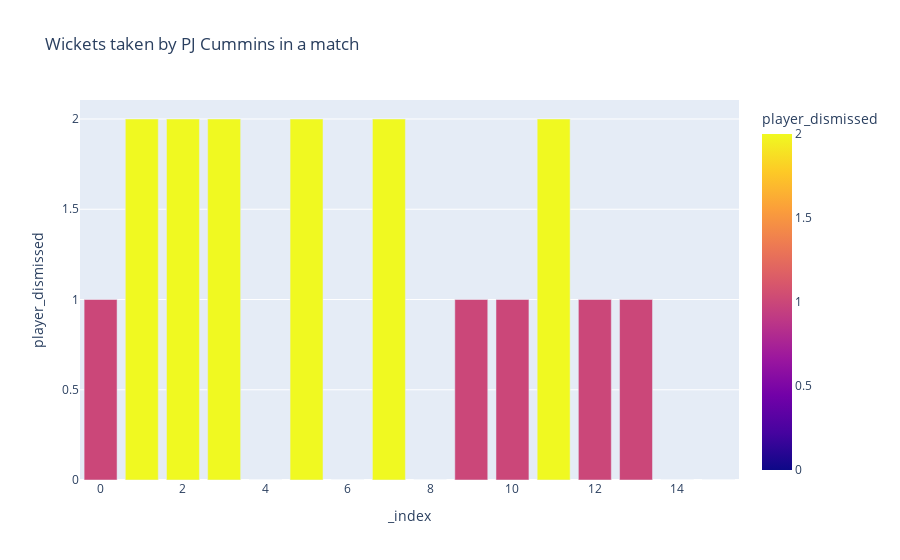
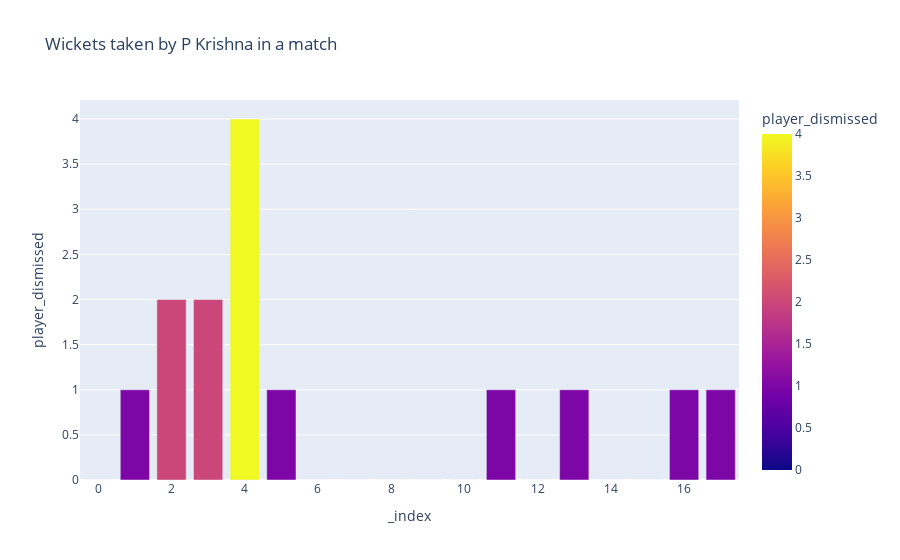
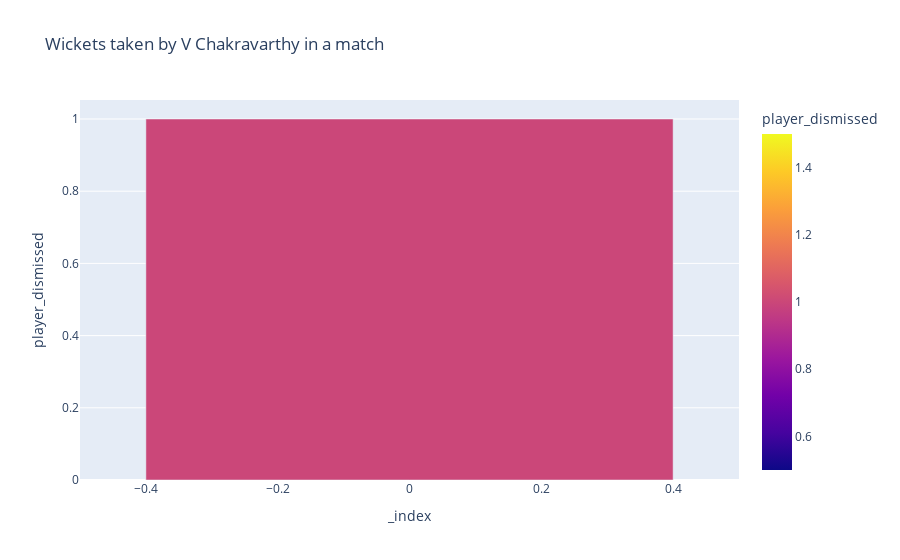
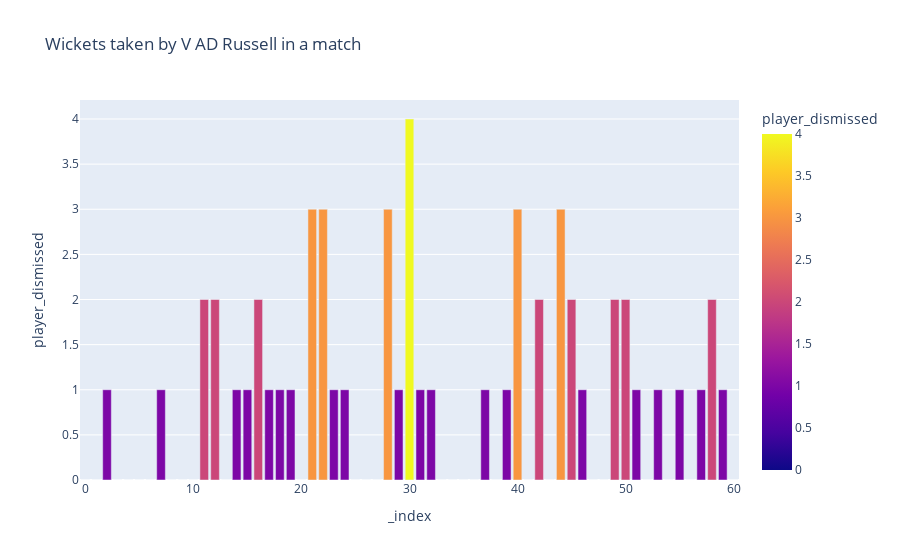

The code cell stored with these charts, in order, in its notebook:
### Markdown cell above
### wickets taking capability of KKR bowlers

### Code cell
wickets_all = IPL_KM.groupby(['match_id','bowler'])['player_dismissed'].sum().reset_index()
MI_wickets = wickets_all[wickets_all.bowler.isin(KKR_bowlers)]
#for match,bowler, w in zip(MI_wickets.match_id.values,MI_wickets.bowler.values, MI_wickets.player_dismissed.values):
#    print("Wickets taken by ", bowler, " in match id: ", w) 

# Wickets taken by KKR bowlers in each match
MI_wickets_pc = MI_wickets[MI_wickets.bowler=='PJ Cummins'].reset_index()
MI_wickets_pk = MI_wickets[MI_wickets.bowler=='P Krishna'].reset_index()
MI_wickets_vc = MI_wickets[MI_wickets.bowler=='V Chakravarthy'].reset_index()
MI_wickets_ar = MI_wickets[MI_wickets.bowler=='AD Russell'].reset_index()

fig1 = px.bar(MI_wickets_pc, y='player_dismissed',
             hover_data=['player_dismissed'], color=MI_wickets_pc.player_dismissed,title='Wickets taken by PJ Cummins in a match')
fig1.show()

fig2 = px.bar(MI_wickets_pk, y='player_dismissed',
             hover_data=['player_dismissed'], color=MI_wickets_pk.player_dismissed,title='Wickets taken by P Krishna in a match')
fig2.show()

fig3 = px.bar(MI_wickets_vc, y='player_dismissed',
             hover_data=['player_dismissed'], color=MI_wickets_vc.player_dismissed,title='Wickets taken by V Chakravarthy in a match')
fig3.show()

fig4 = px.bar(MI_wickets_ar, y='player_dismissed',
             hover_data=['player_dismissed'], color=MI_wickets_ar.player_dismissed,title='Wickets taken by V AD Russell in a match')
fig4.show()

print("Statistics of wickets taken by PJ Cummins in a match :", MI_wickets_pc.player_dismissed.describe())
print("\nStatistics of wickets taken by P Krishna in a match :", MI_wickets_pk.player_dismissed.describe())
print("\nStatistics of wickets taken by V Chakravarthy in a match :", MI_wickets_vc.player_dismissed.describe())
print("\nStatistics of wickets taken by AD Russell in a match :", MI_wickets_ar.player_dismissed.describe())

### Figure 1 — Plotly figure (JSON) as saved in the notebook; plotly's stock layout.template omitted (floating-point values rounded to 4 significant figures)
{"data": [{"alignmentgroup": "True", "customdata": [[1], [2], [2], [2], [0], [2], [0], [2], [0], [1], [1], [2], [1], [1], [0], [0]], "hovertemplate": "_index=%{x}<br>player_dismissed=%{marker.color}<extra></extra>", "legendgroup": "", "marker": {"color": [1, 2, 2, 2, 0, 2, 0, 2, 0, 1, 1, 2, 1, 1, 0, 0], "coloraxis": "coloraxis"}, "name": "", "offsetgroup": "", "orientation": "v", "showlegend": false, "textposition": "auto", "type": "bar", "x": [0, 1, 2, 3, 4, 5, 6, 7, 8, 9, 10, 11, 12, 13, 14, 15], "xaxis": "x", "y": [1, 2, 2, 2, 0, 2, 0, 2, 0, 1, 1, 2, 1, 1, 0, 0], "yaxis": "y"}], "layout": {"barmode": "relative", "coloraxis": {"colorbar": {"title": {"text": "player_dismissed"}}, "colorscale": [[0, "#0d0887"], [0.1111, "#46039f"], [0.2222, "#7201a8"], [0.3333, "#9c179e"], [0.4444, "#bd3786"], [0.5556, "#d8576b"], [0.6667, "#ed7953"], [0.7778, "#fb9f3a"], [0.8889, "#fdca26"], [1, "#f0f921"]]}, "legend": {"tracegroupgap": 0}, "title": {"text": "Wickets taken by PJ Cummins in a match"}, "xaxis": {"anchor": "y", "domain": [0, 1], "title": {"text": "_index"}}, "yaxis": {"anchor": "x", "domain": [0, 1], "title": {"text": "player_dismissed"}}}}

### Figure 2 — Plotly figure (JSON) as saved in the notebook; plotly's stock layout.template omitted (floating-point values rounded to 4 significant figures)
{"data": [{"alignmentgroup": "True", "customdata": [[0], [1], [2], [2], [4], [1], [0], [0], [0], [0], [0], [1], [0], [1], [0], [0], [1], [1]], "hovertemplate": "_index=%{x}<br>player_dismissed=%{marker.color}<extra></extra>", "legendgroup": "", "marker": {"color": [0, 1, 2, 2, 4, 1, 0, 0, 0, 0, 0, 1, 0, 1, 0, 0, 1, 1], "coloraxis": "coloraxis"}, "name": "", "offsetgroup": "", "orientation": "v", "showlegend": false, "textposition": "auto", "type": "bar", "x": [0, 1, 2, 3, 4, 5, 6, 7, 8, 9, 10, 11, 12, 13, 14, 15, 16, 17], "xaxis": "x", "y": [0, 1, 2, 2, 4, 1, 0, 0, 0, 0, 0, 1, 0, 1, 0, 0, 1, 1], "yaxis": "y"}], "layout": {"barmode": "relative", "coloraxis": {"colorbar": {"title": {"text": "player_dismissed"}}, "colorscale": [[0, "#0d0887"], [0.1111, "#46039f"], [0.2222, "#7201a8"], [0.3333, "#9c179e"], [0.4444, "#bd3786"], [0.5556, "#d8576b"], [0.6667, "#ed7953"], [0.7778, "#fb9f3a"], [0.8889, "#fdca26"], [1, "#f0f921"]]}, "legend": {"tracegroupgap": 0}, "title": {"text": "Wickets taken by P Krishna in a match"}, "xaxis": {"anchor": "y", "domain": [0, 1], "title": {"text": "_index"}}, "yaxis": {"anchor": "x", "domain": [0, 1], "title": {"text": "player_dismissed"}}}}

### Figure 3 — Plotly figure (JSON) as saved in the notebook; plotly's stock layout.template omitted (floating-point values rounded to 4 significant figures)
{"data": [{"alignmentgroup": "True", "customdata": [[1]], "hovertemplate": "_index=%{x}<br>player_dismissed=%{marker.color}<extra></extra>", "legendgroup": "", "marker": {"color": [1], "coloraxis": "coloraxis"}, "name": "", "offsetgroup": "", "orientation": "v", "showlegend": false, "textposition": "auto", "type": "bar", "x": [0], "xaxis": "x", "y": [1], "yaxis": "y"}], "layout": {"barmode": "relative", "coloraxis": {"colorbar": {"title": {"text": "player_dismissed"}}, "colorscale": [[0, "#0d0887"], [0.1111, "#46039f"], [0.2222, "#7201a8"], [0.3333, "#9c179e"], [0.4444, "#bd3786"], [0.5556, "#d8576b"], [0.6667, "#ed7953"], [0.7778, "#fb9f3a"], [0.8889, "#fdca26"], [1, "#f0f921"]]}, "legend": {"tracegroupgap": 0}, "title": {"text": "Wickets taken by V Chakravarthy in a match"}, "xaxis": {"anchor": "y", "domain": [0, 1], "title": {"text": "_index"}}, "yaxis": {"anchor": "x", "domain": [0, 1], "title": {"text": "player_dismissed"}}}}

### Figure 4 — Plotly figure (JSON) as saved in the notebook; plotly's stock layout.template omitted (floating-point values rounded to 4 significant figures)
{"data": [{"alignmentgroup": "True", "customdata": [[0], [0], [1], [0], [0], [0], [0], [1], [0], [0], [0], [2], [2], [0], [1], [1], [2], [1], [1], [1], [0], [3], [3], [1], [1], [0], [0], [0], [3], [1], [4], [1], [1], [0], [0], [0], [0], [1], [0], [1], [3], [0], [2], [0], [3], [2], [1], [0], [0], [2], [2], [1], [0], [1], [0], [1], [0], [1], [2], [1], [0]], "hovertemplate": "_index=%{x}<br>player_dismissed=%{marker.color}<extra></extra>", "legendgroup": "", "marker": {"color": [0, 0, 1, 0, 0, 0, 0, 1, 0, 0, 0, 2, 2, 0, 1, 1, 2, 1, 1, 1, 0, 3, 3, 1, 1, 0, 0, 0, 3, 1, 4, 1, 1, 0, 0, 0, 0, 1, 0, 1, 3, 0, 2, 0, 3, 2, 1, 0, 0, 2, 2, 1, 0, 1, 0, 1, 0, 1, 2, 1, 0], "coloraxis": "coloraxis"}, "name": "", "offsetgroup": "", "orientation": "v", "showlegend": false, "textposition": "auto", "type": "bar", "x": [0, 1, 2, 3, 4, 5, 6, 7, 8, 9, 10, 11, 12, 13, 14, 15, 16, 17, 18, 19, 20, 21, 22, 23, 24, 25, 26, 27, 28, 29, 30, 31, 32, 33, 34, 35, 36, 37, 38, 39, 40, 41, 42, 43, 44, 45, 46, 47, 48, 49, 50, 51, 52, 53, 54, 55, 56, 57, 58, 59, 60], "xaxis": "x", "y": [0, 0, 1, 0, 0, 0, 0, 1, 0, 0, 0, 2, 2, 0, 1, 1, 2, 1, 1, 1, 0, 3, 3, 1, 1, 0, 0, 0, 3, 1, 4, 1, 1, 0, 0, 0, 0, 1, 0, 1, 3, 0, 2, 0, 3, 2, 1, 0, 0, 2, 2, 1, 0, 1, 0, 1, 0, 1, 2, 1, 0], "yaxis": "y"}], "layout": {"barmode": "relative", "coloraxis": {"colorbar": {"title": {"text": "player_dismissed"}}, "colorscale": [[0, "#0d0887"], [0.1111, "#46039f"], [0.2222, "#7201a8"], [0.3333, "#9c179e"], [0.4444, "#bd3786"], [0.5556, "#d8576b"], [0.6667, "#ed7953"], [0.7778, "#fb9f3a"], [0.8889, "#fdca26"], [1, "#f0f921"]]}, "legend": {"tracegroupgap": 0}, "title": {"text": "Wickets taken by V AD Russell in a match"}, "xaxis": {"anchor": "y", "domain": [0, 1], "title": {"text": "_index"}}, "yaxis": {"anchor": "x", "domain": [0, 1], "title": {"text": "player_dismissed"}}}}
